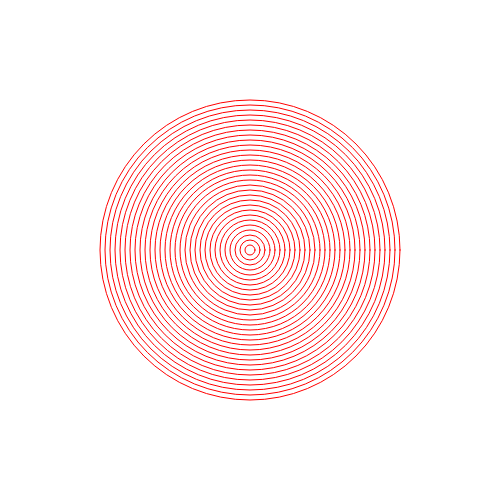
Frame 1 (no input)
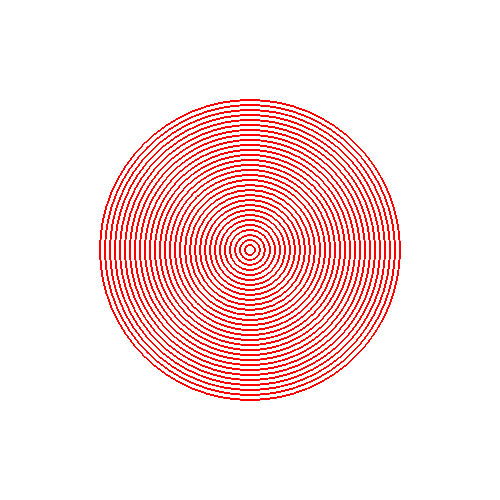
Frame 60 (no input)
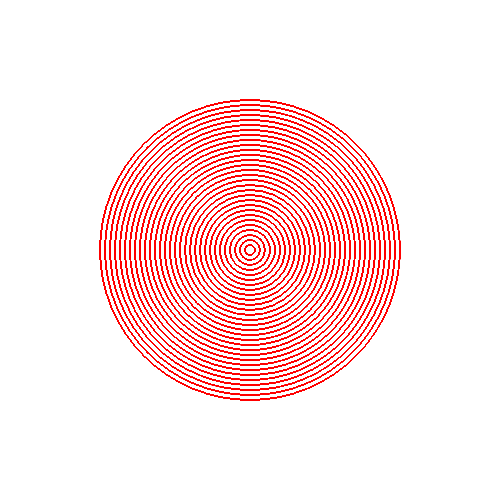
Frame 120 (the mouse pressed at the canvas centre since frame 60)

The p5.js sketch that drew these frames (run headless with seeded random() and noise() and a simulated clock; from frame 60 on, the mouse is pressed at the canvas centre):

// p5.js sketch
// ── sketch.js

function setup() {
    createCanvas(500, 500)
    background(255);

}

function draw() {

    noFill()
    stroke(255, 0, 0);

    for (let r = 10; r <= 300; r += 10) {
        circle(width/2, height/2, r);
    }
}
